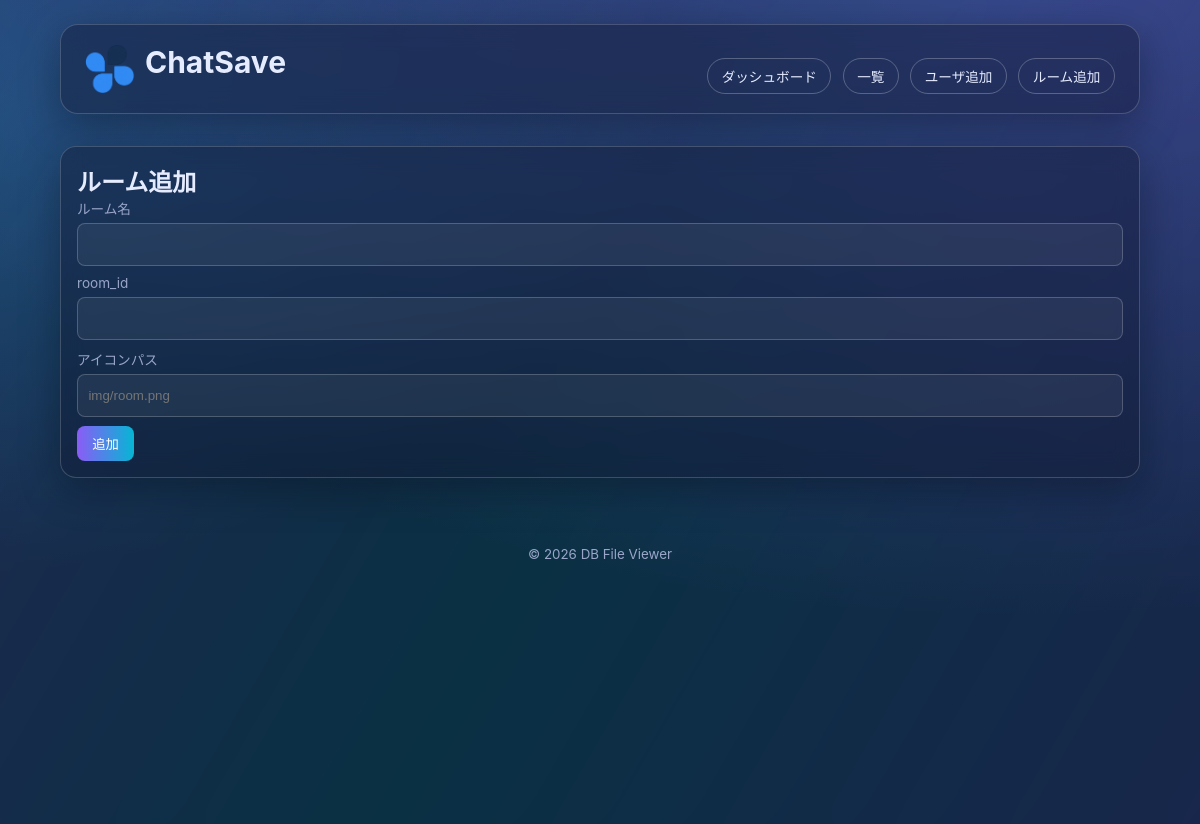
Page /rooms.php on the earlier database version.
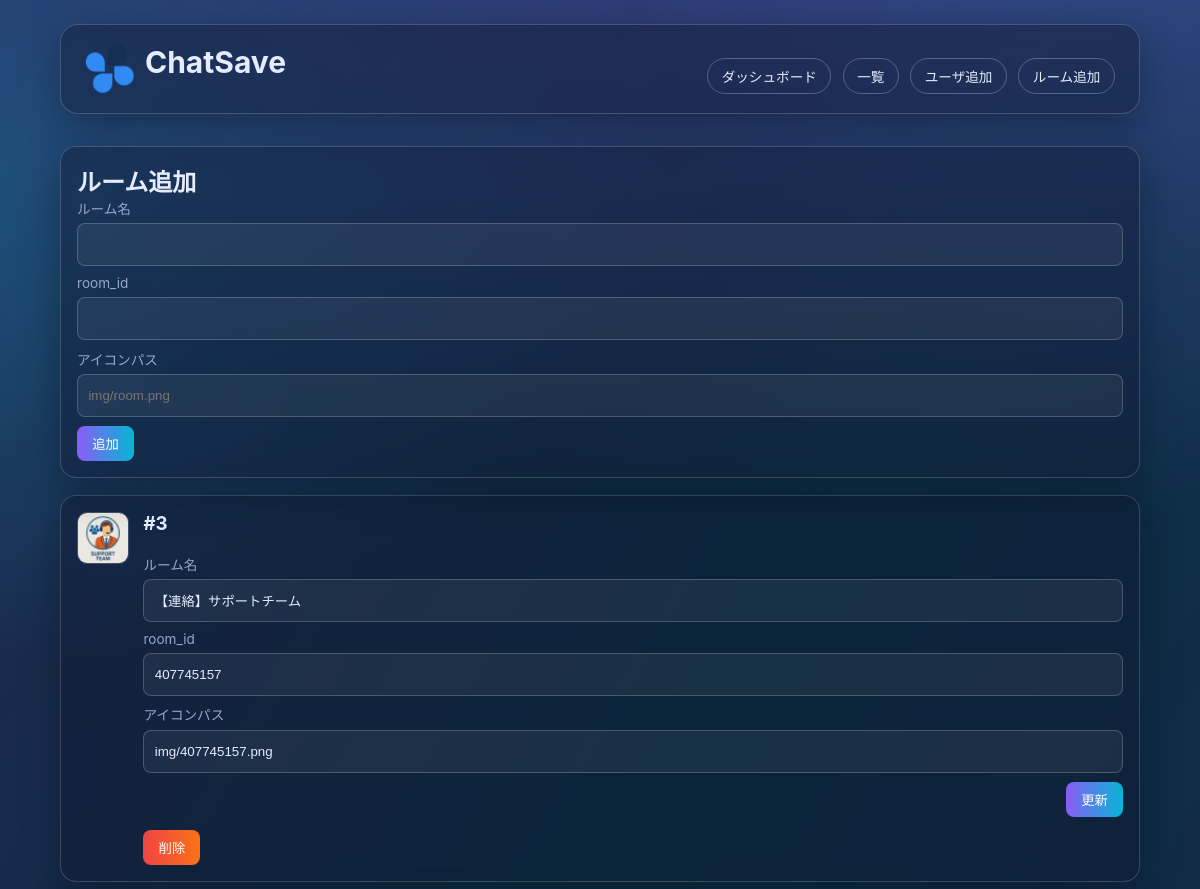
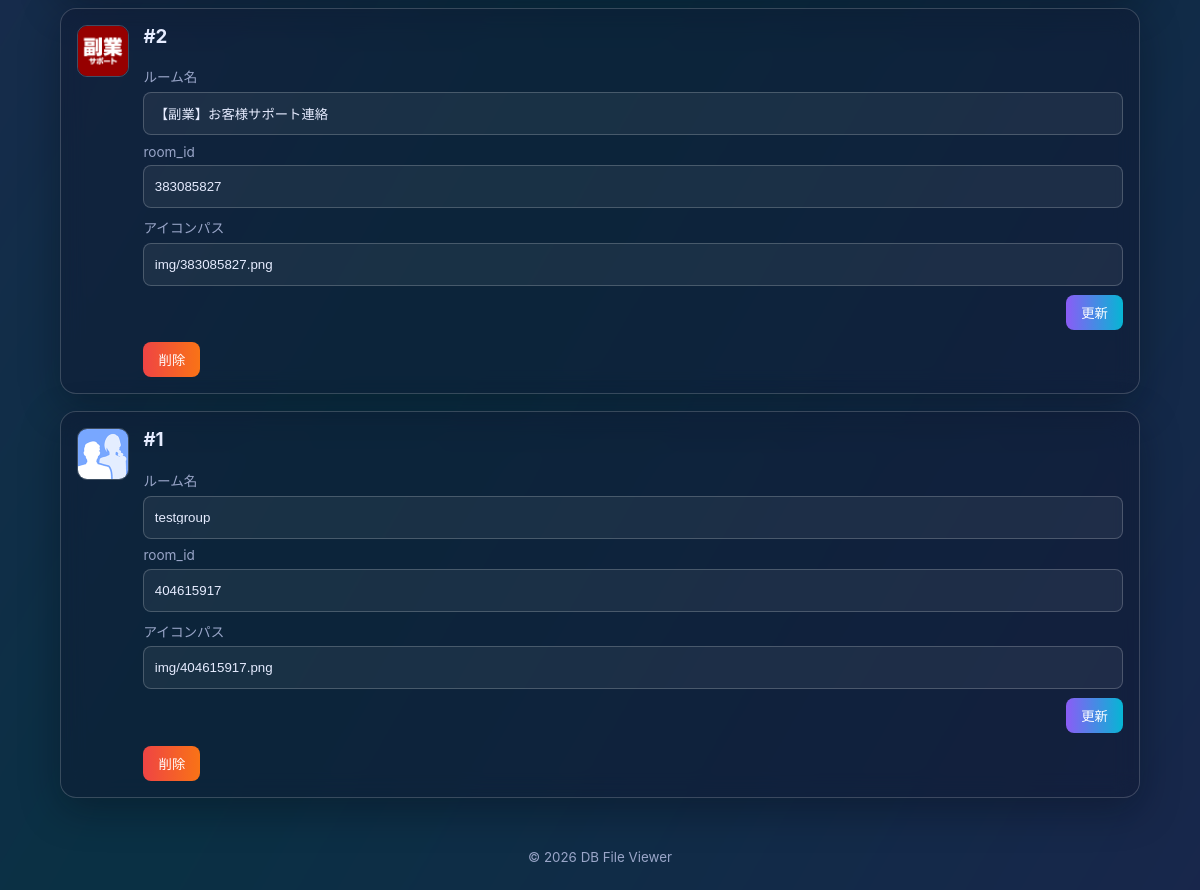
Same page on the later database version (2 pictures, top to bottom).
### tables this page shows
CREATE TABLE room (
            id INTEGER PRIMARY KEY AUTOINCREMENT,
            room_name TEXT NOT NULL,
            room_id TEXT NOT NULL,
            room_icon TEXT
        );

### rooms.php (the view, shortened to what this page needs)
<?php
$pdo = get_db();
$rooms = $pdo->query('SELECT id, room_name, room_id, room_icon FROM room ORDER BY id DESC')->fetchAll(PDO::FETCH_ASSOC);
include __DIR__ . '/header.php';
?>
<section class="card glass form-card">
  <h2>ルーム追加</h2>
  <form method="post" class="admin-form horizontal-form">
    <label>ルーム名<input type="text" name="room_name" required></label>
    <label>room_id<input type="text" name="room_id" required></label>
    <label>アイコンパス<input type="text" name="room_icon" placeholder="img/room.png"></label>
    <button type="submit">追加</button>
  </form>
</section>
<section class="cards" aria-label="ルーム一覧">
  <?php foreach ($rooms as $room): ?>
    <article class="card glass card-with-icon">
      <?php if (trim((string)$room['room_icon']) !== ''): ?>
        <img
          class="entity-preview"
          src="<?php echo htmlspecialchars($room['room_icon'], ENT_QUOTES, 'UTF-8'); ?>"
          alt="<?php echo htmlspecialchars($room['room_name'], ENT_QUOTES, 'UTF-8'); ?>"
          onerror="this.onerror=null;this.src='img/noimage.png';"
        >
      <?php endif; ?>
      <div class="card-main">
        <h3>#<?php echo (int)$room['id']; ?></h3>
        <form method="post" class="admin-form inline-form horizontal-form">
          <label>ルーム名<input type="text" name="room_name" value="<?php echo htmlspecialchars($room['room_name'], ENT_QUOTES, 'UTF-8'); ?>" required></label>
          <label>room_id<input type="text" name="room_id" value="<?php echo htmlspecialchars($room['room_id'], ENT_QUOTES, 'UTF-8'); ?>" required></label>
          <label>アイコンパス<input type="text" name="room_icon" value="<?php echo htmlspecialchars($room['room_icon'], ENT_QUOTES, 'UTF-8'); ?>"></label>
          <div class="form-actions">
            <button type="submit">更新</button>
          </div>
        </form>
        <form method="post" onsubmit="return confirm('このルームを削除しますか？');">
          <button type="submit" class="danger">削除</button>
        </form>
      </div>
    </article>
  <?php endforeach; ?>
</section>
<?php include __DIR__ . '/footer.php'; ?>

Differences in the rows shown:
added room: room_icon (picture), id "3", room_name "【連絡】サポートチーム", room_id "407745157", room_icon "img/407745157.png"
added room: room_icon (picture), id "2", room_name "【副業】お客様サポート連絡", room_id "383085827", room_icon "img/383085827.png"
added room: room_icon (picture), id "1", room_name "testgroup", room_id "404615917", room_icon "img/404615917.png"
